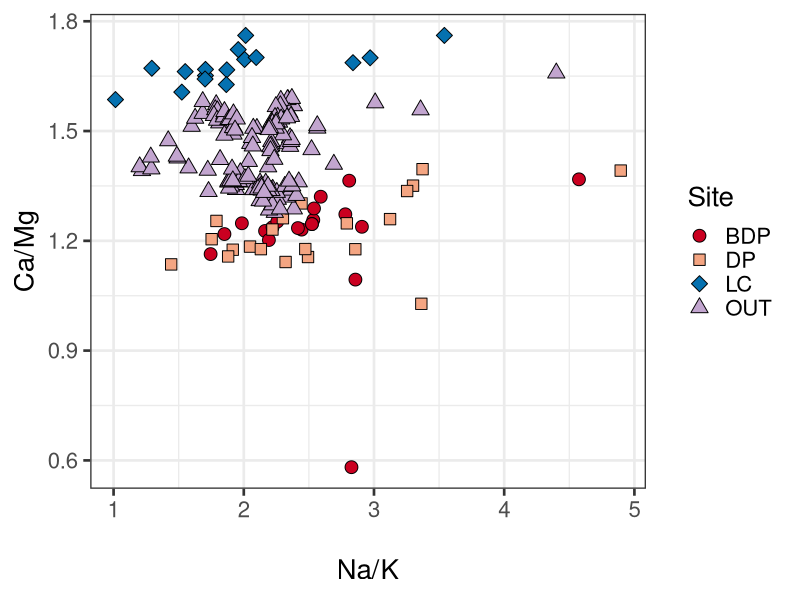
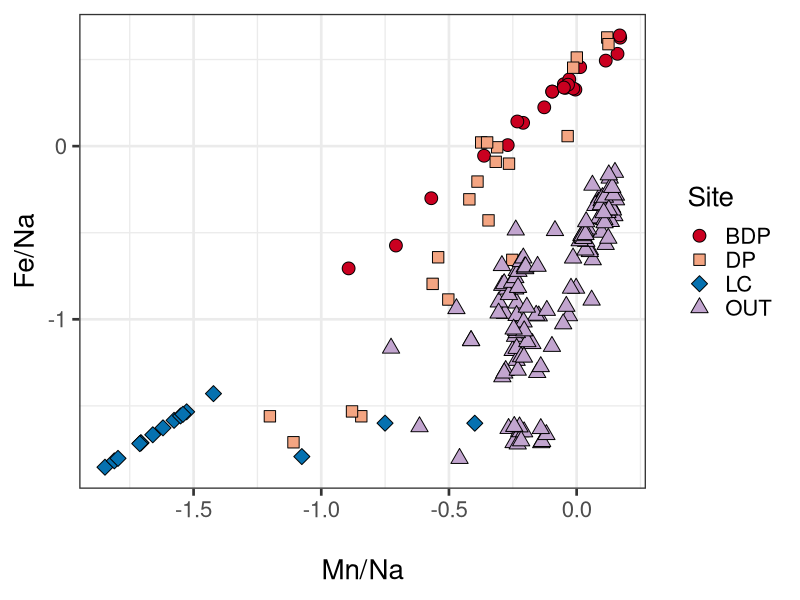
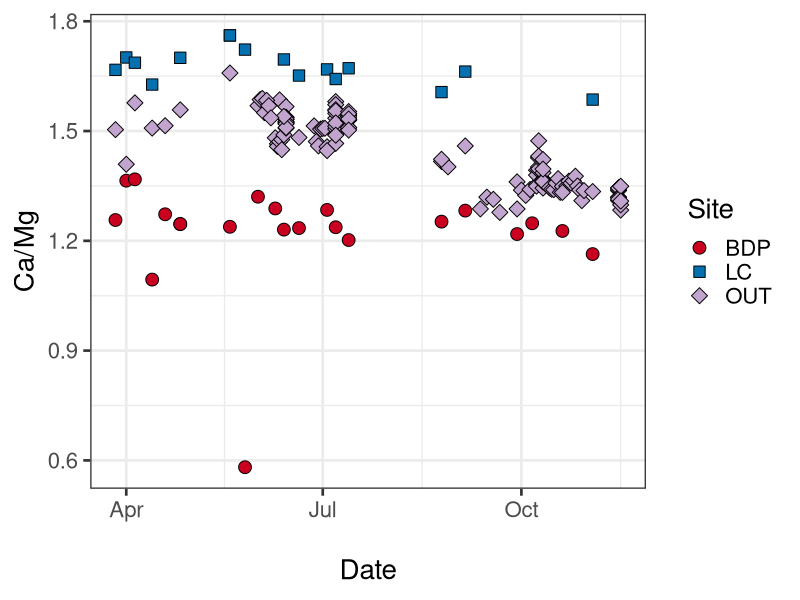
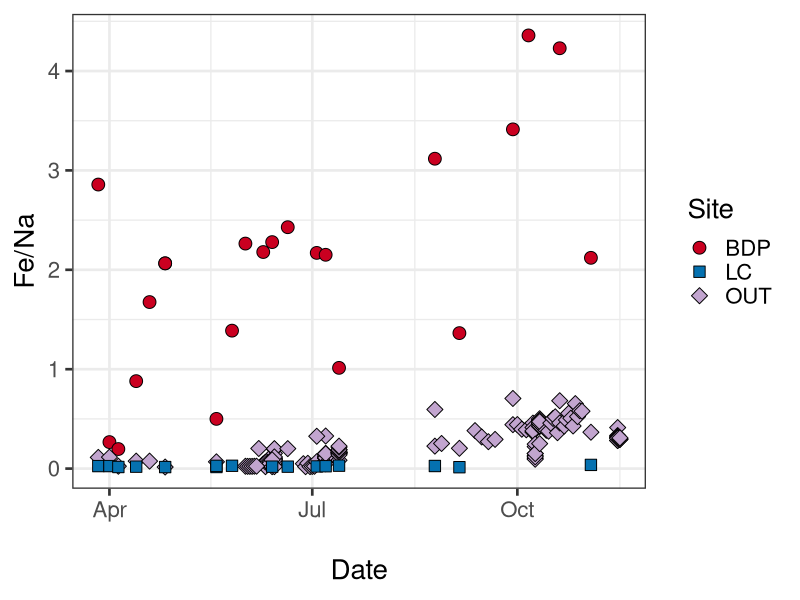
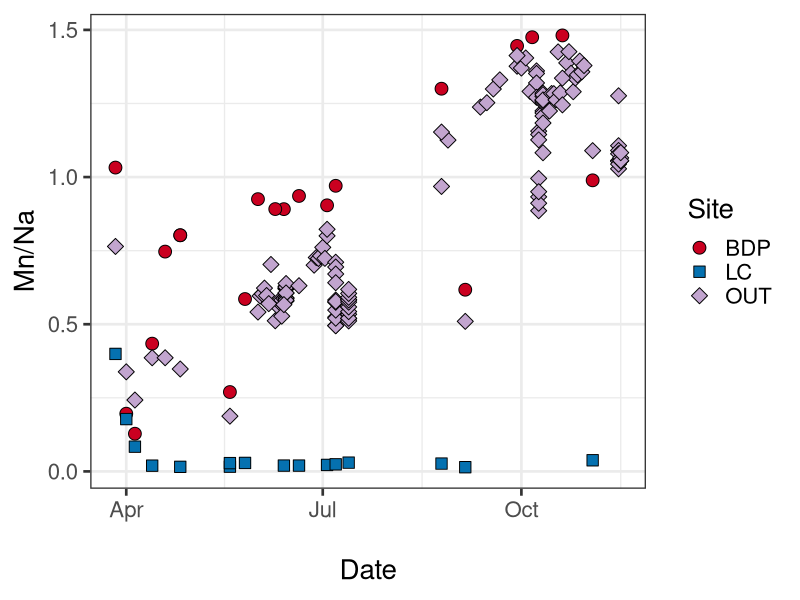

Here is the R script that generated these plots, in order:
#Bring in mixing data
basecatmix<-read.csv("Mixing.csv",header=TRUE)

#Rename headings to be R friendly
newname<-c("sample_name","Site","date","Depth_cm","Al_mgL","Ca_mgL","Fe_mgL","K_mgL","Mg_mgL","Mn_mgL","Na_mgL")
colnames(basecatmix)<-newname

#convert date
library(lubridate)
basecatmix$newdate<-mdy(basecatmix$date)
basecatmix$doy<-yday(basecatmix$newdate)

#Transform mg/L to mmol/L

basecatmix$Al_mmolL<-(basecatmix$Al_mgL/26.982)
basecatmix$Ca_mmolL<-(basecatmix$Ca_mgL/40.08)
basecatmix$Fe_mmolL<-(basecatmix$Fe_mgL/55.845)
basecatmix$K_mmolL<-(basecatmix$K_mgL/39.099)
basecatmix$Mg_mmolL<-(basecatmix$Mg_mgL/24.305)
basecatmix$Mn_mmolL<-(basecatmix$Mn_mgL/54.938)
basecatmix$Na_mmolL<-(basecatmix$Na_mgL/22.99)

#Divide Ca by Mg and Na by K
basecatmix$Ca_Mg<-(basecatmix$Ca_mmolL/basecatmix$Mg_mmolL)
basecatmix$Na_K<-(basecatmix$Na_mmolL/basecatmix$K_mmolL)

#Plots base cation mixing diagram
library(ggplot2)
pal<-c("#ca0020","#f4a582","#0571b0","#c2a5cf")
shape1<-c(21, 22, 23, 24)
Basecatmixing<-ggplot(basecatmix, aes(basecatmix$Na_K,basecatmix$Ca_Mg,fill=as.factor(Site),shape=as.factor(Site)))+
  geom_point(colour="black",size=4)+
  scale_shape_manual(values=shape1)+    
  scale_fill_manual(values=pal)+
  theme_bw(base_size=20)+
  guides(fill=guide_legend(title="Site"),shape=guide_legend(title="Site"))+
  xlab("\nNa/K")+
  ylab("Ca/Mg")
#Call the graph
Basecatmixing

#Divide Fe and Mn by Na
basecatmix$Fe_Na<-(basecatmix$Fe_mmolL/basecatmix$Na_mmolL)
basecatmix$Mn_Na<-(basecatmix$Mn_mmolL/basecatmix$Na_mmolL)
#take log of that
basecatmix$logFeNa<-(log10(basecatmix$Fe_Na))
basecatmix$logMnNa<-(log10(basecatmix$Mn_Na))

#Plots Fe and Mn mixing diagram
library(ggplot2)
pal<-c("#ca0020","#f4a582","#0571b0","#c2a5cf")
shape1<-c(21, 22, 23, 24)
Metalsmixing<-ggplot(basecatmix, aes(basecatmix$logMnNa,basecatmix$logFeNa,fill=as.factor(Site),shape=as.factor(Site)))+
  geom_point(colour="black",size=4)+
  scale_shape_manual(values=shape1)+    
  scale_fill_manual(values=pal)+
  theme_bw(base_size=20)+
  guides(fill=guide_legend(title="Site"),shape=guide_legend(title="Site"))+
  xlab("\nMn/Na")+
  ylab("Fe/Na")
#Call the graph
Metalsmixing

#Access LC, BDP, and outlet subset of cation data and make mix by date file
Mixbydate<-basecatmix[which(basecatmix$sample_name == "BDP"
                       | basecatmix$sample_name == "LC" 
                       | basecatmix$sample_name == "OUT"),]

#convert date
library(lubridate)
Mixbydate$newdate<-mdy(Mixbydate$date)
Mixbydate$doy<-yday(Mixbydate$newdate)

#Plots Ca/Mg by date
library(ggplot2)
pal<-c("#ca0020","#0571b0","#c2a5cf")
shape1<-c(21, 22, 23)
CaMgbydate<-ggplot(Mixbydate, aes(newdate,Mixbydate$Ca_Mg,fill=as.factor(Site),shape=as.factor(Site)))+
  geom_point(colour="black",size=4)+
  scale_shape_manual(values=shape1)+    
  scale_fill_manual(values=pal)+
  theme_bw(base_size=20)+
  guides(fill=guide_legend(title="Site"),shape=guide_legend(title="Site"))+
  xlab("\nDate")+
  ylab("Ca/Mg")
#Call the graph
CaMgbydate

#Plots Fe/Na by date
library(ggplot2)
pal<-c("#ca0020","#0571b0","#c2a5cf")
shape1<-c(21, 22, 23)
FeNabydate<-ggplot(Mixbydate, aes(newdate,Mixbydate$Fe_Na,fill=as.factor(Site),shape=as.factor(Site)))+
  geom_point(colour="black",size=4)+
  scale_shape_manual(values=shape1)+    
  scale_fill_manual(values=pal)+
  theme_bw(base_size=20)+
  guides(fill=guide_legend(title="Site"),shape=guide_legend(title="Site"))+
  xlab("\nDate")+
  ylab("Fe/Na")
#Call the graph
FeNabydate

#Plots Mn/Na by date
library(ggplot2)
pal<-c("#ca0020","#0571b0","#c2a5cf")
shape1<-c(21, 22, 23)
MnNabydate<-ggplot(Mixbydate, aes(newdate,Mixbydate$Mn_Na,fill=as.factor(Site),shape=as.factor(Site)))+
  geom_point(colour="black",size=4)+
  scale_shape_manual(values=shape1)+    
  scale_fill_manual(values=pal)+
  theme_bw(base_size=20)+
  guides(fill=guide_legend(title="Site"),shape=guide_legend(title="Site"))+
  xlab("\nDate")+
  ylab("Mn/Na")
#Call the graph
MnNabydate
